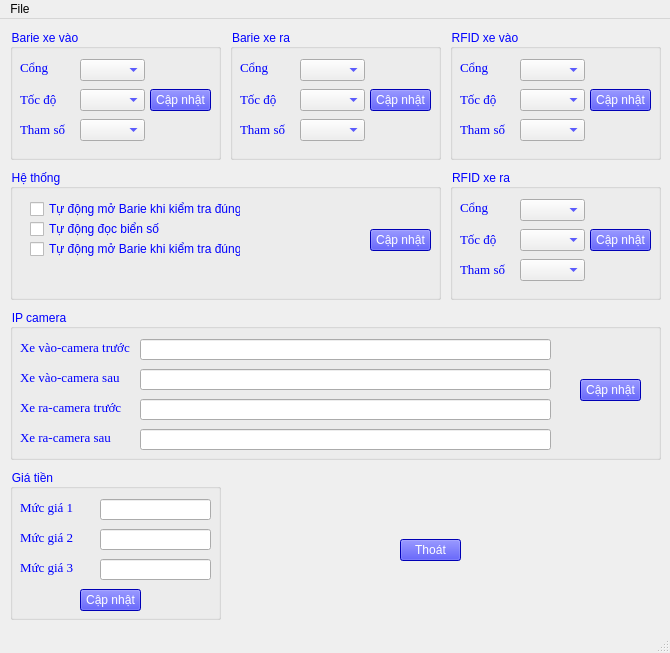
<?xml version="1.0" encoding="UTF-8"?>
<ui version="4.0">
 <class>Form_setting</class>
 <widget class="QMainWindow" name="Form_setting">
  <property name="geometry">
   <rect>
    <x>0</x>
    <y>0</y>
    <width>670</width>
    <height>653</height>
   </rect>
  </property>
  <property name="windowTitle">
   <string>Setting</string>
  </property>
  <property name="windowIcon">
   <iconset resource="Resource.qrc">
    <normaloff>:/rec/pic/setting.png</normaloff>:/rec/pic/setting.png</iconset>
  </property>
  <property name="iconSize">
   <size>
    <width>30</width>
    <height>30</height>
   </size>
  </property>
  <widget class="QWidget" name="centralwidget">
   <widget class="QGroupBox" name="groupBox">
    <property name="geometry">
     <rect>
      <x>10</x>
      <y>10</y>
      <width>211</width>
      <height>131</height>
     </rect>
    </property>
    <property name="styleSheet">
     <string notr="true">color: rgb(0, 0, 255);</string>
    </property>
    <property name="title">
     <string>Barie xe vào</string>
    </property>
    <widget class="QComboBox" name="cbb_barie_xevao_port">
     <property name="geometry">
      <rect>
       <x>70</x>
       <y>30</y>
       <width>65</width>
       <height>22</height>
      </rect>
     </property>
    </widget>
    <widget class="QLabel" name="label">
     <property name="geometry">
      <rect>
       <x>10</x>
       <y>30</y>
       <width>31</width>
       <height>16</height>
      </rect>
     </property>
     <property name="font">
      <font>
       <family>Times New Roman</family>
       <pointsize>10</pointsize>
      </font>
     </property>
     <property name="text">
      <string>Cổng</string>
     </property>
    </widget>
    <widget class="QComboBox" name="cbb_barie_xevao_baud">
     <property name="geometry">
      <rect>
       <x>70</x>
       <y>60</y>
       <width>65</width>
       <height>22</height>
      </rect>
     </property>
    </widget>
    <widget class="QLabel" name="label_3">
     <property name="geometry">
      <rect>
       <x>10</x>
       <y>90</y>
       <width>51</width>
       <height>20</height>
      </rect>
     </property>
     <property name="font">
      <font>
       <family>Times New Roman</family>
       <pointsize>10</pointsize>
      </font>
     </property>
     <property name="text">
      <string>Tham số</string>
     </property>
    </widget>
    <widget class="QComboBox" name="cbb_barie_xevao_para">
     <property name="geometry">
      <rect>
       <x>70</x>
       <y>90</y>
       <width>65</width>
       <height>22</height>
      </rect>
     </property>
    </widget>
    <widget class="QLabel" name="label_2">
     <property name="geometry">
      <rect>
       <x>10</x>
       <y>60</y>
       <width>41</width>
       <height>20</height>
      </rect>
     </property>
     <property name="font">
      <font>
       <family>Times New Roman</family>
       <pointsize>10</pointsize>
      </font>
     </property>
     <property name="text">
      <string>Tốc độ</string>
     </property>
    </widget>
    <widget class="QPushButton" name="btn_barie_xevao_update">
     <property name="geometry">
      <rect>
       <x>140</x>
       <y>60</y>
       <width>61</width>
       <height>22</height>
      </rect>
     </property>
     <property name="styleSheet">
      <string notr="true">color: rgb(255, 255, 255);
background-color: rgb(0, 0, 255);</string>
     </property>
     <property name="text">
      <string>Cập nhật</string>
     </property>
    </widget>
   </widget>
   <widget class="QGroupBox" name="groupBox_2">
    <property name="geometry">
     <rect>
      <x>230</x>
      <y>10</y>
      <width>211</width>
      <height>131</height>
     </rect>
    </property>
    <property name="styleSheet">
     <string notr="true">color: rgb(0, 0, 255);</string>
    </property>
    <property name="title">
     <string>Barie xe ra</string>
    </property>
    <widget class="QComboBox" name="cbb_barie_xera_port">
     <property name="geometry">
      <rect>
       <x>70</x>
       <y>30</y>
       <width>65</width>
       <height>22</height>
      </rect>
     </property>
    </widget>
    <widget class="QLabel" name="label_4">
     <property name="geometry">
      <rect>
       <x>10</x>
       <y>30</y>
       <width>31</width>
       <height>16</height>
      </rect>
     </property>
     <property name="font">
      <font>
       <family>Times New Roman</family>
       <pointsize>10</pointsize>
      </font>
     </property>
     <property name="text">
      <string>Cổng</string>
     </property>
    </widget>
    <widget class="QComboBox" name="cbb_barie_xera_baud">
     <property name="geometry">
      <rect>
       <x>70</x>
       <y>60</y>
       <width>65</width>
       <height>22</height>
      </rect>
     </property>
    </widget>
    <widget class="QLabel" name="label_5">
     <property name="geometry">
      <rect>
       <x>10</x>
       <y>90</y>
       <width>51</width>
       <height>20</height>
      </rect>
     </property>
     <property name="font">
      <font>
       <family>Times New Roman</family>
       <pointsize>10</pointsize>
      </font>
     </property>
     <property name="text">
      <string>Tham số</string>
     </property>
    </widget>
    <widget class="QComboBox" name="cbb_barie_xera_para">
     <property name="geometry">
      <rect>
       <x>70</x>
       <y>90</y>
       <width>65</width>
       <height>22</height>
      </rect>
     </property>
    </widget>
    <widget class="QLabel" name="label_6">
     <property name="geometry">
      <rect>
       <x>10</x>
       <y>60</y>
       <width>41</width>
       <height>20</height>
      </rect>
     </property>
     <property name="font">
      <font>
       <family>Times New Roman</family>
       <pointsize>10</pointsize>
      </font>
     </property>
     <property name="text">
      <string>Tốc độ</string>
     </property>
    </widget>
    <widget class="QPushButton" name="btn_barie_xera_update">
     <property name="geometry">
      <rect>
       <x>140</x>
       <y>60</y>
       <width>61</width>
       <height>22</height>
      </rect>
     </property>
     <property name="styleSheet">
      <string notr="true">color: rgb(255, 255, 255);
background-color: rgb(0, 0, 255);</string>
     </property>
     <property name="text">
      <string>Cập nhật</string>
     </property>
    </widget>
   </widget>
   <widget class="QGroupBox" name="groupBox_3">
    <property name="geometry">
     <rect>
      <x>450</x>
      <y>10</y>
      <width>211</width>
      <height>131</height>
     </rect>
    </property>
    <property name="styleSheet">
     <string notr="true">color: rgb(0, 0, 255);</string>
    </property>
    <property name="title">
     <string>RFID xe vào</string>
    </property>
    <widget class="QComboBox" name="cbb_rfid_xevao_port">
     <property name="geometry">
      <rect>
       <x>70</x>
       <y>30</y>
       <width>65</width>
       <height>22</height>
      </rect>
     </property>
    </widget>
    <widget class="QLabel" name="label_7">
     <property name="geometry">
      <rect>
       <x>10</x>
       <y>30</y>
       <width>31</width>
       <height>16</height>
      </rect>
     </property>
     <property name="font">
      <font>
       <family>Times New Roman</family>
       <pointsize>10</pointsize>
      </font>
     </property>
     <property name="text">
      <string>Cổng</string>
     </property>
    </widget>
    <widget class="QComboBox" name="cbb_rfid_xevao_baud">
     <property name="geometry">
      <rect>
       <x>70</x>
       <y>60</y>
       <width>65</width>
       <height>22</height>
      </rect>
     </property>
    </widget>
    <widget class="QLabel" name="label_8">
     <property name="geometry">
      <rect>
       <x>10</x>
       <y>90</y>
       <width>51</width>
       <height>20</height>
      </rect>
     </property>
     <property name="font">
      <font>
       <family>Times New Roman</family>
       <pointsize>10</pointsize>
      </font>
     </property>
     <property name="text">
      <string>Tham số</string>
     </property>
    </widget>
    <widget class="QComboBox" name="cbb_rfid_xevao_para">
     <property name="geometry">
      <rect>
       <x>70</x>
       <y>90</y>
       <width>65</width>
       <height>22</height>
      </rect>
     </property>
    </widget>
    <widget class="QLabel" name="label_9">
     <property name="geometry">
      <rect>
       <x>10</x>
       <y>60</y>
       <width>41</width>
       <height>20</height>
      </rect>
     </property>
     <property name="font">
      <font>
       <family>Times New Roman</family>
       <pointsize>10</pointsize>
      </font>
     </property>
     <property name="text">
      <string>Tốc độ</string>
     </property>
    </widget>
    <widget class="QPushButton" name="btn_rfid_xevao_update">
     <property name="geometry">
      <rect>
       <x>140</x>
       <y>60</y>
       <width>61</width>
       <height>22</height>
      </rect>
     </property>
     <property name="styleSheet">
      <string notr="true">color: rgb(255, 255, 255);
background-color: rgb(0, 0, 255);</string>
     </property>
     <property name="text">
      <string>Cập nhật</string>
     </property>
    </widget>
   </widget>
   <widget class="QGroupBox" name="groupBox_4">
    <property name="geometry">
     <rect>
      <x>10</x>
      <y>290</y>
      <width>651</width>
      <height>151</height>
     </rect>
    </property>
    <property name="styleSheet">
     <string notr="true">color: rgb(0, 0, 255);</string>
    </property>
    <property name="title">
     <string>IP camera</string>
    </property>
    <widget class="QLabel" name="label_10">
     <property name="geometry">
      <rect>
       <x>10</x>
       <y>30</y>
       <width>121</width>
       <height>16</height>
      </rect>
     </property>
     <property name="font">
      <font>
       <family>Times New Roman</family>
       <pointsize>10</pointsize>
      </font>
     </property>
     <property name="text">
      <string>Xe vào-camera trước</string>
     </property>
    </widget>
    <widget class="QPushButton" name="btn_ip_camera_update">
     <property name="geometry">
      <rect>
       <x>570</x>
       <y>70</y>
       <width>61</width>
       <height>22</height>
      </rect>
     </property>
     <property name="styleSheet">
      <string notr="true">color: rgb(255, 255, 255);
background-color: rgb(0, 0, 255);</string>
     </property>
     <property name="text">
      <string>Cập nhật</string>
     </property>
    </widget>
    <widget class="QLabel" name="label_11">
     <property name="geometry">
      <rect>
       <x>10</x>
       <y>60</y>
       <width>121</width>
       <height>16</height>
      </rect>
     </property>
     <property name="font">
      <font>
       <family>Times New Roman</family>
       <pointsize>10</pointsize>
      </font>
     </property>
     <property name="text">
      <string>Xe vào-camera sau</string>
     </property>
    </widget>
    <widget class="QLabel" name="label_12">
     <property name="geometry">
      <rect>
       <x>10</x>
       <y>90</y>
       <width>121</width>
       <height>16</height>
      </rect>
     </property>
     <property name="font">
      <font>
       <family>Times New Roman</family>
       <pointsize>10</pointsize>
      </font>
     </property>
     <property name="text">
      <string>Xe ra-camera trước</string>
     </property>
    </widget>
    <widget class="QLabel" name="label_13">
     <property name="geometry">
      <rect>
       <x>10</x>
       <y>120</y>
       <width>121</width>
       <height>16</height>
      </rect>
     </property>
     <property name="font">
      <font>
       <family>Times New Roman</family>
       <pointsize>10</pointsize>
      </font>
     </property>
     <property name="text">
      <string>Xe ra-camera sau</string>
     </property>
    </widget>
    <widget class="QLineEdit" name="lie_xevao_ip_cam1">
     <property name="geometry">
      <rect>
       <x>130</x>
       <y>30</y>
       <width>411</width>
       <height>21</height>
      </rect>
     </property>
     <property name="text">
      <string/>
     </property>
    </widget>
    <widget class="QLineEdit" name="lie_xevao_ip_cam2">
     <property name="geometry">
      <rect>
       <x>130</x>
       <y>60</y>
       <width>411</width>
       <height>21</height>
      </rect>
     </property>
    </widget>
    <widget class="QLineEdit" name="lie_xera_ip_cam1">
     <property name="geometry">
      <rect>
       <x>130</x>
       <y>90</y>
       <width>411</width>
       <height>21</height>
      </rect>
     </property>
    </widget>
    <widget class="QLineEdit" name="lie_xera_ip_cam2">
     <property name="geometry">
      <rect>
       <x>130</x>
       <y>120</y>
       <width>411</width>
       <height>21</height>
      </rect>
     </property>
    </widget>
   </widget>
   <widget class="QGroupBox" name="groupBox_5">
    <property name="geometry">
     <rect>
      <x>10</x>
      <y>150</y>
      <width>431</width>
      <height>131</height>
     </rect>
    </property>
    <property name="styleSheet">
     <string notr="true">color: rgb(0, 0, 255);</string>
    </property>
    <property name="title">
     <string>Hệ thống</string>
    </property>
    <widget class="QPushButton" name="btn_barie_xevao_update_3">
     <property name="geometry">
      <rect>
       <x>360</x>
       <y>60</y>
       <width>61</width>
       <height>22</height>
      </rect>
     </property>
     <property name="styleSheet">
      <string notr="true">color: rgb(255, 255, 255);
background-color: rgb(0, 0, 255);</string>
     </property>
     <property name="text">
      <string>Cập nhật</string>
     </property>
    </widget>
    <widget class="QCheckBox" name="checkBox">
     <property name="geometry">
      <rect>
       <x>20</x>
       <y>30</y>
       <width>211</width>
       <height>20</height>
      </rect>
     </property>
     <property name="text">
      <string>Tự động mở Barie khi kiểm tra đúng</string>
     </property>
    </widget>
    <widget class="QCheckBox" name="checkBox_2">
     <property name="geometry">
      <rect>
       <x>20</x>
       <y>50</y>
       <width>201</width>
       <height>20</height>
      </rect>
     </property>
     <property name="text">
      <string>Tự động đọc biển số</string>
     </property>
    </widget>
    <widget class="QCheckBox" name="checkBox_3">
     <property name="geometry">
      <rect>
       <x>20</x>
       <y>70</y>
       <width>211</width>
       <height>20</height>
      </rect>
     </property>
     <property name="text">
      <string>Tự động mở Barie khi kiểm tra đúng</string>
     </property>
    </widget>
   </widget>
   <widget class="QGroupBox" name="groupBox_6">
    <property name="geometry">
     <rect>
      <x>450</x>
      <y>150</y>
      <width>211</width>
      <height>131</height>
     </rect>
    </property>
    <property name="styleSheet">
     <string notr="true">color: rgb(0, 0, 255);</string>
    </property>
    <property name="title">
     <string>RFID xe ra</string>
    </property>
    <widget class="QComboBox" name="cbb_rfid_xera_port">
     <property name="geometry">
      <rect>
       <x>70</x>
       <y>30</y>
       <width>65</width>
       <height>22</height>
      </rect>
     </property>
    </widget>
    <widget class="QLabel" name="label_14">
     <property name="geometry">
      <rect>
       <x>10</x>
       <y>30</y>
       <width>31</width>
       <height>16</height>
      </rect>
     </property>
     <property name="font">
      <font>
       <family>Times New Roman</family>
       <pointsize>10</pointsize>
      </font>
     </property>
     <property name="text">
      <string>Cổng</string>
     </property>
    </widget>
    <widget class="QComboBox" name="cbb_rfid_xera_baud">
     <property name="geometry">
      <rect>
       <x>70</x>
       <y>60</y>
       <width>65</width>
       <height>22</height>
      </rect>
     </property>
    </widget>
    <widget class="QLabel" name="label_15">
     <property name="geometry">
      <rect>
       <x>10</x>
       <y>90</y>
       <width>51</width>
       <height>20</height>
      </rect>
     </property>
     <property name="font">
      <font>
       <family>Times New Roman</family>
       <pointsize>10</pointsize>
      </font>
     </property>
     <property name="text">
      <string>Tham số</string>
     </property>
    </widget>
    <widget class="QComboBox" name="cbb_rfid_xera_para">
     <property name="geometry">
      <rect>
       <x>70</x>
       <y>90</y>
       <width>65</width>
       <height>22</height>
      </rect>
     </property>
    </widget>
    <widget class="QLabel" name="label_16">
     <property name="geometry">
      <rect>
       <x>10</x>
       <y>60</y>
       <width>41</width>
       <height>20</height>
      </rect>
     </property>
     <property name="font">
      <font>
       <family>Times New Roman</family>
       <pointsize>10</pointsize>
      </font>
     </property>
     <property name="text">
      <string>Tốc độ</string>
     </property>
    </widget>
    <widget class="QPushButton" name="btn_rfid_xera_update">
     <property name="geometry">
      <rect>
       <x>140</x>
       <y>60</y>
       <width>61</width>
       <height>22</height>
      </rect>
     </property>
     <property name="styleSheet">
      <string notr="true">color: rgb(255, 255, 255);
background-color: rgb(0, 0, 255);</string>
     </property>
     <property name="text">
      <string>Cập nhật</string>
     </property>
    </widget>
   </widget>
   <widget class="QPushButton" name="btn_exit">
    <property name="geometry">
     <rect>
      <x>400</x>
      <y>520</y>
      <width>61</width>
      <height>22</height>
     </rect>
    </property>
    <property name="styleSheet">
     <string notr="true">color: rgb(255, 255, 255);
background-color: rgb(0, 0, 255);</string>
    </property>
    <property name="text">
     <string>Thoát</string>
    </property>
   </widget>
   <widget class="QGroupBox" name="groupBox_8">
    <property name="geometry">
     <rect>
      <x>10</x>
      <y>450</y>
      <width>211</width>
      <height>151</height>
     </rect>
    </property>
    <property name="styleSheet">
     <string notr="true">color: rgb(0, 0, 255);</string>
    </property>
    <property name="title">
     <string>Giá tiền</string>
    </property>
    <widget class="QLabel" name="label_21">
     <property name="geometry">
      <rect>
       <x>10</x>
       <y>30</y>
       <width>61</width>
       <height>16</height>
      </rect>
     </property>
     <property name="font">
      <font>
       <family>Times New Roman</family>
       <pointsize>10</pointsize>
      </font>
     </property>
     <property name="text">
      <string>Mức giá 1</string>
     </property>
    </widget>
    <widget class="QPushButton" name="btn_mucgia_update">
     <property name="geometry">
      <rect>
       <x>70</x>
       <y>120</y>
       <width>61</width>
       <height>22</height>
      </rect>
     </property>
     <property name="styleSheet">
      <string notr="true">color: rgb(255, 255, 255);
background-color: rgb(0, 0, 255);</string>
     </property>
     <property name="text">
      <string>Cập nhật</string>
     </property>
    </widget>
    <widget class="QLabel" name="label_22">
     <property name="geometry">
      <rect>
       <x>10</x>
       <y>60</y>
       <width>61</width>
       <height>16</height>
      </rect>
     </property>
     <property name="font">
      <font>
       <family>Times New Roman</family>
       <pointsize>10</pointsize>
      </font>
     </property>
     <property name="text">
      <string>Mức giá 2</string>
     </property>
    </widget>
    <widget class="QLabel" name="label_23">
     <property name="geometry">
      <rect>
       <x>10</x>
       <y>90</y>
       <width>61</width>
       <height>16</height>
      </rect>
     </property>
     <property name="font">
      <font>
       <family>Times New Roman</family>
       <pointsize>10</pointsize>
      </font>
     </property>
     <property name="text">
      <string>Mức giá 3</string>
     </property>
    </widget>
    <widget class="QLineEdit" name="mucgia_1">
     <property name="geometry">
      <rect>
       <x>90</x>
       <y>30</y>
       <width>111</width>
       <height>21</height>
      </rect>
     </property>
    </widget>
    <widget class="QLineEdit" name="mucgia_2">
     <property name="geometry">
      <rect>
       <x>90</x>
       <y>60</y>
       <width>111</width>
       <height>21</height>
      </rect>
     </property>
    </widget>
    <widget class="QLineEdit" name="mucgia_3">
     <property name="geometry">
      <rect>
       <x>90</x>
       <y>90</y>
       <width>111</width>
       <height>21</height>
      </rect>
     </property>
    </widget>
   </widget>
  </widget>
  <widget class="QMenuBar" name="menubar">
   <property name="geometry">
    <rect>
     <x>0</x>
     <y>0</y>
     <width>670</width>
     <height>21</height>
    </rect>
   </property>
   <widget class="QMenu" name="menuFile">
    <property name="title">
     <string>File</string>
    </property>
   </widget>
   <addaction name="menuFile"/>
  </widget>
  <widget class="QStatusBar" name="statusbar"/>
 </widget>
 <resources>
  <include location="Resource.qrc"/>
 </resources>
 <connections/>
</ui>
